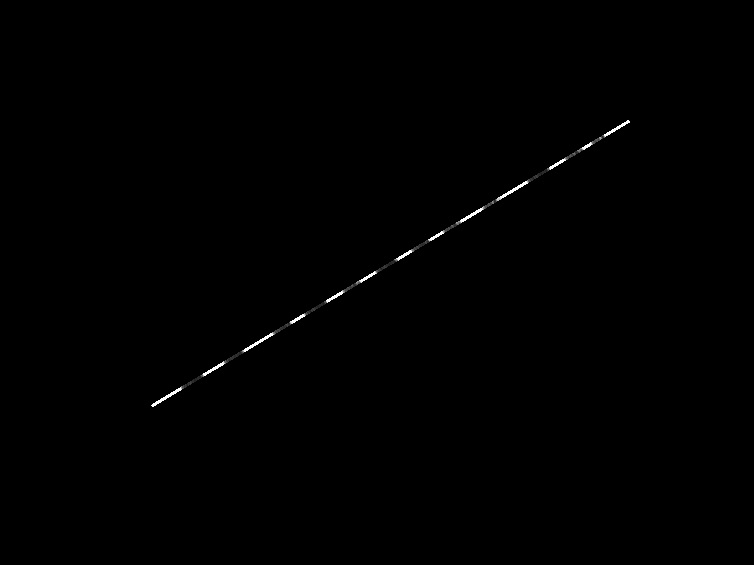
#> input picture 10-hough/imgs/dotline.jpg, 754 x 565 px, given in place of number_plate1.jpg, which was not available
$ jupyter execute 3d_image_transformation.ipynb
#> lines starting #> are read from the running program, lines starting #| are printed output that depends on the picture; pictures that were not available may be replaced by others from this repository, and a replacement may not be noted
[cell 1]
import cv2
import argparse
import numpy as np
import matplotlib.pyplot as plt

#import matplotlib.image as mpimg
from scipy import signal
import argparse
import open3d as o3d
import plotly.graph_objects as go

[cell 2]
def draw_geometries(geometries):
    graph_objects = []

    for geometry in geometries:
        geometry_type = geometry.get_geometry_type()

        if geometry_type == o3d.geometry.Geometry.Type.PointCloud:
            points = np.asarray(geometry.points)
            colors = None
            if geometry.has_colors():
                colors = np.asarray(geometry.colors)
            elif geometry.has_normals():
                colors = (0.5, 0.5, 0.5) + np.asarray(geometry.normals) * 0.5
            else:
                geometry.paint_uniform_color((0.0, 1.0, 0.0))
                colors = np.asarray(geometry.colors)

            scatter_3d = go.Scatter3d(x=points[:,0], y=points[:,1], z=points[:,2], mode='markers', marker=dict(size=1, color=colors))
            graph_objects.append(scatter_3d)

        if geometry_type == o3d.geometry.Geometry.Type.TriangleMesh:
            triangles = np.asarray(geometry.triangles)
            vertices = np.asarray(geometry.vertices)
            colors = None
            if geometry.has_triangle_normals():
                colors = (0.5, 0.5, 0.5) + np.asarray(geometry.triangle_normals) * 0.5
                colors = tuple(map(tuple, colors))
            else:
                colors = (0.0, 1.0, 0.0)

            mesh_3d = go.Mesh3d(x=vertices[:,0], y=vertices[:,1], z=vertices[:,2], i=triangles[:,0], j=triangles[:,1], k=triangles[:,2], facecolor=colors, opacity=0.50)
            graph_objects.append(mesh_3d)

    fig = go.Figure(
        data=graph_objects,
        layout=dict(
            scene=dict(
                xaxis=dict(visible=False),
                yaxis=dict(visible=False),
                zaxis=dict(visible=False)
            )
        )
    )
    #fig.update_layout(autosize=False,width=200,height=200,)
    fig.show()

[cell 3]
#画像表示
image = cv2.imread("imgs/number_plate1.jpg") # lena image size: 512x512
#> image is the input picture: shape (565, 754, 3); min 0, max 255, mean 0.7
image = cv2.resize(image,(100,100))
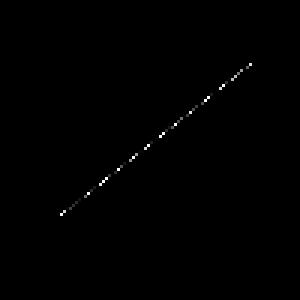
#> image: shape (100, 100, 3) (shown 3 times larger); min 0, max 255, mean 0.7
image = cv2.cvtColor(image, cv2.COLOR_BGR2RGB)
plt.imshow(image)
plt.show()

[cell 4]
h, w, c  = image.shape
#> h = 100; w = 100; c = 3

intensity_f_r = np.reshape(image[:,:,0],(h*w,1))
#> intensity_f_r = 10000 values, max 255 at index 3269, min 0 at index 0, mean 0.717
intensity_f_g = np.reshape(image[:,:,1],(h*w,1))
#> intensity_f_g has the same summary as intensity_f_r
intensity_f_b = np.reshape(image[:,:,2],(h*w,1))
#> intensity_f_b has the same summary as intensity_f_r

x = np.arange(0,w,1)
#> x = 100 values from 0 to 99
y = np.arange(h,0,-1)

mesh_x, mesh_y = np.meshgrid(x,y)
x_f = np.reshape(mesh_x,(h*h,1))
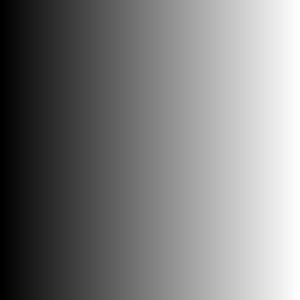
#> mesh_x: shape (100, 100) int64 (shown 3 times larger); min 0, max 99, mean 49.5; drawn with min black and max white
y_f = np.reshape(mesh_y,(h*h,1))
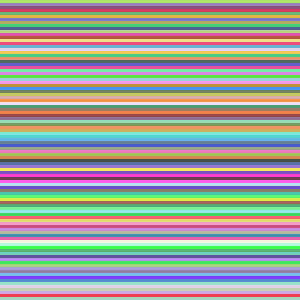
#> mesh_y: shape (100, 100) int64 (shown 3 times larger); 100 distinct labels, from 1 to 100; one colour per label, 0 black
z_f = np.zeros((h*h,1))
#> z_f = 10000 values from 0 to 0
my_img_position = np.concatenate((x_f,y_f,z_f),axis=1)
my_img_position = my_img_position/h

my_img_color = np.concatenate((intensity_f_r,intensity_f_g,intensity_f_b),axis=1)
my_img_color = ((my_img_color - my_img_color.min()) / (my_img_color.max() - my_img_color.min()))
pcd = o3d.geometry.PointCloud()
pcd.points = o3d.utility.Vector3dVector(my_img_position)
pcd.colors = o3d.utility.Vector3dVector(my_img_color)

#o3d.io.write_point_cloud("imgs/image_pcd.ply", pcd)
#pcd_load = o3d.io.read_point_cloud("imgs/image_pcd.ply")

[cell 5]
draw_geometries([pcd])
